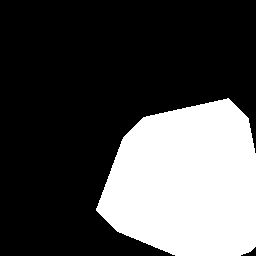
#> input picture taller_4/images/SPOT.png, 256 x 256 px, found by its file name
$ jupyter execute laplaciano.ipynb
#> lines starting #> are read from the running program, lines starting #| are printed output that depends on the picture; after the words box and inside, x2 and y2 are one past the last pixel; in counts of white or black regions, pixels touching at a corner belong together; long printed decimals are rounded
[cell 1]
import cv2
import matplotlib.pyplot as plt
import numpy as np

image = cv2.imread("images/spot.png", cv2.IMREAD_GRAYSCALE)
#> image: shape (256, 256); 30.2% white; 1 white region, box (x1, y1, x2, y2) and area: (96, 98, 256, 256) 19820

image = image.astype(np.uint16)

# Visualizar imagen
plt.imshow(image, cmap="gray",  vmin=0, vmax=255)
plt.show()

[cell 2]
# Filtro Laplaciano

#Aplique un filtro Laplaciano. Visualice el resultado ****(puede efectuar una calibración del histograma -entre 0 y 255- de la imagen obtenida para visualizar mejor los detalles de la imagen del Laplaciano).

from skimage.filters import laplace
from skimage import exposure

img_l = laplace(image, ksize=3)

# Visualizar imagen
plt.imshow(img_l, cmap="gray")
plt.show()

# Visualizar histograma
#Calibracion del histograma
rescaled_img = exposure.rescale_intensity(img_l, in_range=(img_l.min(),img_l.max()), out_range=(0,255))

# Visualizar imagen
plt.imshow(rescaled_img, cmap="gray")
plt.show()

# Visualizar histograma
rescaled_img = rescaled_img.astype(np.uint8)
hist = cv2.calcHist([rescaled_img],[0],None,[256],[0,256])
#> hist = 256 values, max 64878 at index 127, min 0 at index 1, mean 256
plt.plot(hist)
plt.show()
#> figure, not shown here; curve peaks at x = 127, y = 64878

¿Cómo es la respuesta del Laplaciano en las regiones homogéneas de la imagen y en los contornos? ¿A qué se debe este resultado?

En las regiones homogeneas, la derivada nos da 0, no hay cambios bruscos de intensidad, por lo tanto el valor es 0. Pero en los contornos, es donde hay cambios bruscos y los valores pasan por 0, es decir, cambian de signo, porque pasan por cero, por eso se puede evidenciar que el borde es blanco y negro.

Operador LoG (Laplacian of Gaussian):
Ahora vamos a efectuar un filtrado gaussiano previo al cálculo del Laplaciano, lo cual es equivalente a aplicar el operador LoG (Laplacian of Gaussian) a la imagen original.

[cell 3]
# Aplique un filtro Gaussiano con varianza en 0 a la imagen. Visualice el resultado.
from skimage.filters import gaussian

img_gaus = gaussian(image, sigma=0, preserve_range=True)

# Visualizar imagen
plt.imshow(img_gaus, cmap="gray")
plt.show()

[cell 4]
#Aplique sobre el resutlado del paso anterior un filtro Laplaciano.
# Visualice el resultado ****(puede efectuar una calibración del histograma -entre 0 y 255- de la imagen obtenida para visualizar mejor los detalles de la imagen del Laplaciano).

img_l = laplace(img_gaus, ksize=3)

# Visualizar imagen
plt.imshow(img_l, cmap="gray")
plt.show()

# Visualizar histograma
#Calibracion del histograma
rescaled_img = exposure.rescale_intensity(img_l, in_range=(img_l.min(),img_l.max()), out_range=(0,255))

# Visualizar imagen
plt.imshow(rescaled_img, cmap="gray")
plt.show()

# Visualizar histograma
rescaled_img = rescaled_img.astype(np.uint8)
hist = cv2.calcHist([rescaled_img],[0],None,[256],[0,256])
plt.plot(hist)
plt.show()

¿Cómo es la respuesta de este LoG con respecto al Laplaciano sin filtrado previo del ejercicio anterior? ¿A qué se debe este resultado?

El histograma cambia porque, sin aplicar previamente el filtro Gaussiano, el Laplaciano actúa directamente sobre la imagen original y solo detecta variaciones muy locales de intensidad; como la imagen es relativamente limpia, los valores obtenidos no son extremos y permanecen concentrados cerca de cero. En cambio, cuando se aplica un suavizado Gaussiano antes del Laplaciano, las transiciones de intensidad se expanden y los bordes se vuelven más anchos, lo que provoca que la segunda derivada genere valores de mayor magnitud y, por tanto, una distribución más amplia en el histograma. Tambien hay que considerar que el valor de sigma es 0, por lo que el filtro no tiene tanto efecto.

[cell 5]
#Repita los pasos 5 y 6, pero cambiando a 1 el valor de la varianza en el filtro gaussiano. ¿Cómo es la respuesta de este LoG con respecto al Laplaciano sin filtrado previo del ejercicio anterior? ¿A qué se debe este resultado?

from skimage.filters import gaussian

img_gaus = gaussian(image, sigma=1, preserve_range=True)

# Visualizar imagen
plt.imshow(img_gaus, cmap="gray")
plt.show()

img_l = laplace(img_gaus, ksize=3)

# Visualizar imagen
plt.imshow(img_l, cmap="gray")
plt.show()

# Visualizar histograma
#Calibracion del histograma
rescaled_img = exposure.rescale_intensity(img_l, in_range=(img_l.min(),img_l.max()), out_range=(0,255))

# Visualizar imagen
plt.imshow(rescaled_img, cmap="gray")
plt.show()

# Visualizar histograma
rescaled_img = rescaled_img.astype(np.uint8)
hist = cv2.calcHist([rescaled_img],[0],None,[256],[0,256])
#> hist = 256 values, max 62763 at index 154, min 0 at index 1, mean 256
plt.plot(hist)
plt.show()
#> figure, not shown here; curve peaks at x = 154, y = 62763

Al aplicar el filtro LoG con sigma=1, la respuesta es muy similar al Laplaciano sin filtrado previo, pero se observa un leve cambio en los bordes: estos aparecen ligeramente más suavizados y menos definidos.
Esto ocurre porque el filtro gaussiano con sigma=1 introduce un pequeño suavizado, que reduce mínimamente el contraste en los contornos.

[cell 6]
#Repita los pasos 5 y 6, pero cambiando a 2 el valor de la varianza en el filtro gaussiano. ¿Cómo es la respuesta de este LoG con respecto al Laplaciano sin filtrado previo del ejercicio anterior? ¿A qué se debe este resultado?

from skimage.filters import gaussian

img_gaus = gaussian(image, sigma=2, preserve_range=True)

# Visualizar imagen
plt.imshow(img_gaus, cmap="gray")
plt.show()

img_l = laplace(img_gaus, ksize=3)
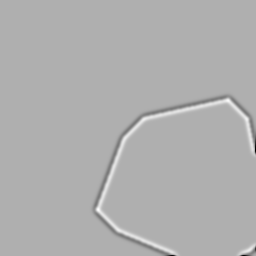
#> img_l: shape (256, 256) float64; min -51.06, max 23.18, mean 0; drawn with min black and max white

# Visualizar imagen
plt.imshow(img_l, cmap="gray")
plt.show()

# Visualizar histograma
#Calibracion del histograma
rescaled_img = exposure.rescale_intensity(img_l, in_range=(img_l.min(),img_l.max()), out_range=(0,255))

# Visualizar imagen
plt.imshow(rescaled_img, cmap="gray")
plt.show()

# Visualizar histograma
rescaled_img = rescaled_img.astype(np.uint8)
hist = cv2.calcHist([rescaled_img],[0],None,[256],[0,256])
#> hist = 256 values, max 60364 at index 175, min 0 at index 1, mean 256
plt.plot(hist)
plt.show()
#> figure, not shown here; curve peaks at x = 175, y = 60364

Al aplicar el filtro LoG con sigma=2, el suavizado es mucho más notorio. Los bordes se ven más anchos y menos definidos, y el contraste en los contornos disminuye.
Esto ocurre porque el filtro gaussiano elimina más detalles y difumina los bordes, haciendo que pierdan nitidez. Las zonas homogéneas siguen igual, pero los contornos se ven más suaves y menos marcados.

Comparación entre Sobel y LoG

[cell 7]
#Cargue la imagen bruit y visualícela. Aplique un filtro gaussiano (con varianza igual a 1) y un filtro Laplaciano siguiendo los mismos pasos de los ejercicios previos. Visualice la imagen del LoG.

image = cv2.imread("images/bruit.png", cv2.IMREAD_GRAYSCALE)
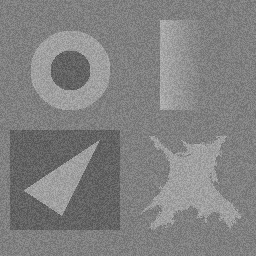
#> input picture taller_4/images/BRUIT.png, 256 x 256 px, found by its file name
#> image is the input picture: shape (256, 256); min 82, max 186, mean 129.2

image = image.astype(np.uint16)

# Visualizar imagen
plt.imshow(image, cmap="gray",  vmin=0, vmax=255)
plt.show()

img_gaus = gaussian(image, sigma=1, preserve_range=True)

# Visualizar imagen
plt.imshow(img_gaus, cmap="gray")
plt.title("Filtro Guassiano")
plt.show()

img_l = laplace(img_gaus, ksize=3)
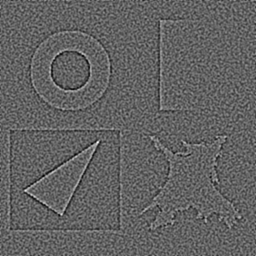
#> img_l: shape (256, 256) float64; min -21.55, max 34, mean 0; drawn with min black and max white

# Visualizar imagen
plt.imshow(img_l, cmap="gray")
plt.title("Filtro LoG")
plt.show()

# Visualizar histograma
#Calibracion del histograma
rescaled_img = exposure.rescale_intensity(img_l, in_range=(img_l.min(),img_l.max()), out_range=(0,255))

# Visualizar imagen
plt.imshow(rescaled_img, cmap="gray")
plt.show()

# Visualizar histograma
rescaled_img = rescaled_img.astype(np.uint8)
hist = cv2.calcHist([rescaled_img],[0],None,[256],[0,256])
#> hist = 256 values, max 1476 at index 97, min 0 at index 1, mean 256
plt.plot(hist)
plt.show()
#> figure, not shown here; curve peaks at x = 97, y = 1476

[cell 8]
#Calcule sobre la misma imagen bruit la norma del gradiente utilizando el operador de Sobel. Para una mejor visualización, calibre el histograma de las imágenes resultantes.
from skimage.filters import sobel_h, sobel_v, sobel
from skimage import exposure

#Aplica el filtro Sobel horizontal
img_sh = sobel_h(image)
# Visualizar imagen
plt.imshow(img_sh, cmap="gray")
plt.title("Filtro Sobel Horizontal")
plt.show()

#--- Aplique un filtro de Sobel vertical sobre la imagen (que corresponde al cálculo del gradiente de la imagen en la dirección X ). Visualice los resultados.
#Aplica el filtro Sobel vertical
img_sv = sobel_v(image)
# Visualizar imagen
plt.imshow(img_sv, cmap="gray")
plt.title("Filtro Sobel vertical")
plt.show()

# Calcule la norma (magnitud) del gradiente de acuerdo con la definición a partir de las dos imágenes resultantes anteriores. Visualice los resultados.
# Magnitud del gradiente
gradiente_sobel = np.sqrt(img_sh**2 + img_sv**2)
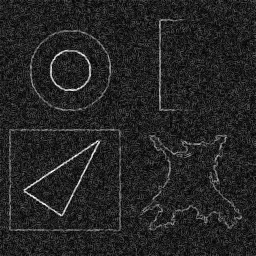
#> gradiente_sobel: shape (256, 256) float64; min 0, max 0.00131, mean 0.000189; drawn with min black and max white

# Visualizar
plt.imshow(gradiente_sobel, cmap="gray")
plt.title("Magnitud del Gradiente")
plt.show()

print(gradiente_sobel.min(), gradiente_sobel.max())
#| 0.0 0.001313
#Calibracion del histograma
rescaled_img = exposure.rescale_intensity(gradiente_sobel, in_range=(gradiente_sobel.min(),gradiente_sobel.max()), out_range=(0,255))

# Visualizar imagen
plt.imshow(rescaled_img, cmap="gray")
plt.show()

# Visualizar histograma
rescaled_img = rescaled_img.astype(np.uint8)
hist = cv2.calcHist([rescaled_img],[0],None,[256],[0,256])
#> hist = 256 values, max 1533 at index 31, min 0 at index 211, mean 256
plt.plot(hist)
plt.show()
#> figure, not shown here; curve peaks at x = 31, y = 1533

¿En cuál de las dos imágenes es más fácil detectar los contornos. ¿Por qué ? ¿Cómo afecta el ruido la detección de los contornos en cada caso?

Es más fácil detectar los contornos en la imagen obtenida con la magnitud del gradiente de Sobel. En esa imagen los bordes aparecen como líneas brillantes bien definidas y continuas sobre un fondo más oscuro, ya que el gradiente mide la primera derivada y resalta directamente las zonas donde hay cambios bruscos de intensidad. En cambio, en la imagen del Laplaciano (LoG) los bordes aparecen como pares de líneas claras y oscuras debido a que se trata de una segunda derivada, lo que hace que el contorno real corresponda al cruce por cero entre ambas respuestas esto dificulta su detección visual.

En cuanto al ruido, el Laplaciano es más sensible porque las segundas derivadas amplifican las variaciones pequeñas de intensidad. Aunque el uso previo del filtro Gaussiano reduce este efecto, el LoG sigue siendo más susceptible al ruido que Sobel. El gradiente de Sobel, al incluir cierto suavizado implícito en su kernel y trabajar con primeras derivadas, resulta más robusto y produce contornos más estables frente al ruido moderado.

Realce Laplaciano:

[cell 9]
image = cv2.imread("images/film.png", cv2.IMREAD_GRAYSCALE)
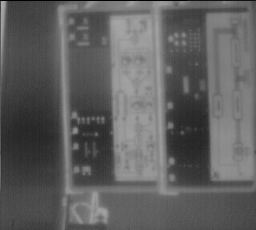
#> input picture taller_4/images/FILM.png, 256 x 230 px, found by its file name
#> image is the input picture: shape (230, 256); min 0, max 169, mean 95.5

image = image.astype(np.uint16)

# Visualizar imagen
plt.imshow(image, cmap="gray",  vmin=0, vmax=255)
plt.show()

[cell 10]
#Aplique un filtro gaussiano (con varianza igual a 1) y un filtro Laplaciano siguiendo los mismos pasos de los ejercicios previos. Visualice la imagen del LoG.
img_gaus = gaussian(image, sigma=1, preserve_range=True)
#> img_gaus: shape (230, 256) float64

# Visualizar imagen
plt.imshow(img_gaus, cmap="gray")
plt.title("Filtro Guassiano")
plt.show()

img_l = laplace(img_gaus, ksize=3)
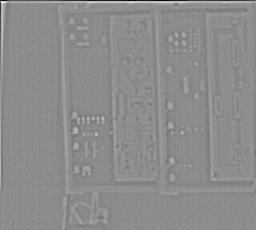
#> img_l: shape (230, 256) float64; min -61.65, max 50.18, mean 0; drawn with min black and max white

# Visualizar imagen
plt.imshow(img_l, cmap="gray")
plt.title("LoG")
plt.show()

[cell 11]
#Calibre el histograma de la imagen del LoG entre 0 y 255 y déjela de tipo UInt8.
print(img_l.min(), img_l.max())
#| -61.650 50.185
#Calibracion del histograma
rescaled_img = exposure.rescale_intensity(img_l, in_range=(img_l.min(),img_l.max()), out_range=(0,255))
#> rescaled_img: shape (230, 256) float64

# Visualizar imagen
plt.imshow(rescaled_img, cmap="gray")
plt.show()

# Visualizar histograma
rescaled_img = rescaled_img.astype(np.uint8)
hist = cv2.calcHist([rescaled_img],[0],None,[256],[0,256])
#> hist = 256 values, max 6820 at index 140, min 0 at index 16, mean 230
plt.plot(hist)
plt.show()
#> figure, not shown here; curve peaks at x = 140, y = 6820

[cell 12]
#Combine esta última imagen (la del LoG calibrada) con 60% de la imagen inicial. Esto quiere decir multiplicar la imagen original por el valor 0.6 y sumarla a la imagen invertida del LoG.

# 60 % de la imagen original
image_60 = (image * 0.6).astype(np.uint8)

# LoG invertido
log_inverted1 = 255 - rescaled_img
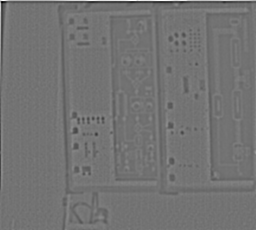
#> log_inverted1: shape (230, 256); min 0, max 255, mean 114.9

image_added = cv2.add(image_60, log_inverted1)
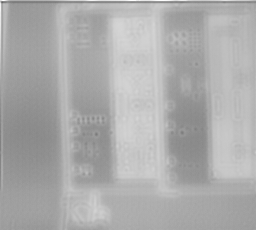
#> image_added: shape (230, 256); min 100, max 255, mean 171.8

# Visualizar imagen
plt.imshow(image_added, cmap="gray")
plt.show()

[cell 13]
#Para acentuar el interés del procesamiento, efectúe una ecualización del histograma de la imagen original y de la imagen combinada. Visualice el resultado.

# Ecualizar el histograma
image = image.astype(np.uint8)
imagen_equ = cv2.equalizeHist(image)

# Visualizar imagen
plt.imshow(imagen_equ, cmap="gray",  vmin=0, vmax=255)
plt.title("ecualizada img original")
plt.show()

# Visualizar histograma
hist = cv2.calcHist([imagen_equ],[0],None,[256],[0,256])
#> hist = 256 values, max 1062 at index 79, min 0 at index 4, mean 230
plt.plot(hist)
plt.title("ecualizada img original")
plt.show()
#> figure, not shown here; curve peaks at x = 79, y = 1062

# Ecualizar el histograma
image_added = image_added.astype(np.uint8)
imagen_equ = cv2.equalizeHist(image_added)
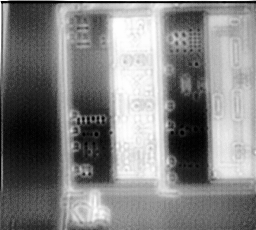
#> imagen_equ: shape (230, 256); min 0, max 255, mean 129.5

# Visualizar imagen
plt.imshow(imagen_equ, cmap="gray",  vmin=0, vmax=255)
plt.title("ecualizada img combinada")
plt.show()

# Visualizar histograma
hist = cv2.calcHist([imagen_equ],[0],None,[256],[0,256])
#> hist = 256 values, max 1614 at index 76, min 0 at index 3, mean 230
plt.plot(hist)
plt.title("ecualizada img combinada")
plt.show()
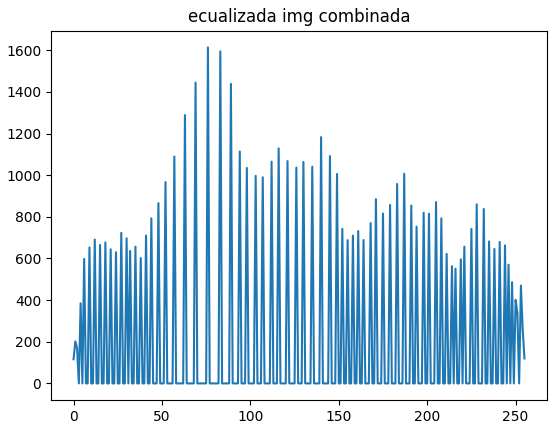
#> figure drawn by matplotlib, 1 panel; curve peaks at x = 76, y = 1614
